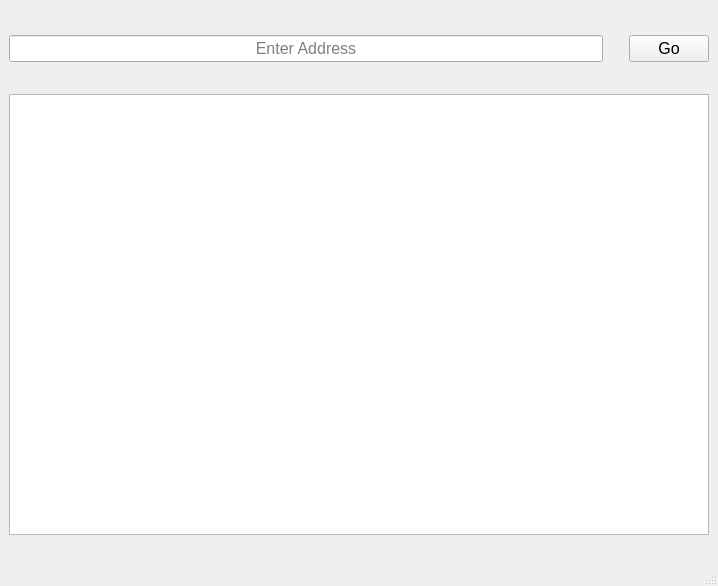
<?xml version="1.0" encoding="UTF-8"?>
<ui version="4.0">
 <class>MainWindow</class>
 <widget class="QMainWindow" name="MainWindow">
  <property name="geometry">
   <rect>
    <x>0</x>
    <y>0</y>
    <width>718</width>
    <height>586</height>
   </rect>
  </property>
  <property name="windowTitle">
   <string>Simple Browser</string>
  </property>
  <widget class="QWidget" name="centralwidget">
   <layout class="QVBoxLayout" name="verticalLayout">
    <item>
     <spacer name="horizontalSpacer_2">
      <property name="orientation">
       <enum>Qt::Horizontal</enum>
      </property>
      <property name="sizeHint" stdset="0">
       <size>
        <width>40</width>
        <height>20</height>
       </size>
      </property>
     </spacer>
    </item>
    <item>
     <layout class="QHBoxLayout" name="horizontalLayout">
      <item>
       <widget class="QLineEdit" name="addressInput">
        <property name="font">
         <font>
          <pointsize>12</pointsize>
         </font>
        </property>
        <property name="inputMask">
         <string/>
        </property>
        <property name="text">
         <string/>
        </property>
        <property name="alignment">
         <set>Qt::AlignCenter</set>
        </property>
        <property name="placeholderText">
         <string>Enter Address</string>
        </property>
       </widget>
      </item>
      <item>
       <spacer name="verticalSpacer">
        <property name="orientation">
         <enum>Qt::Vertical</enum>
        </property>
        <property name="sizeType">
         <enum>QSizePolicy::Minimum</enum>
        </property>
        <property name="sizeHint" stdset="0">
         <size>
          <width>20</width>
          <height>39</height>
         </size>
        </property>
       </spacer>
      </item>
      <item>
       <widget class="QPushButton" name="goBtn">
        <property name="font">
         <font>
          <pointsize>12</pointsize>
         </font>
        </property>
        <property name="text">
         <string>Go</string>
        </property>
       </widget>
      </item>
     </layout>
    </item>
    <item>
     <spacer name="horizontalSpacer">
      <property name="orientation">
       <enum>Qt::Horizontal</enum>
      </property>
      <property name="sizeHint" stdset="0">
       <size>
        <width>40</width>
        <height>20</height>
       </size>
      </property>
     </spacer>
    </item>
    <item>
     <widget class="QTextBrowser" name="mainBrowser">
      <property name="font">
       <font>
        <pointsize>12</pointsize>
       </font>
      </property>
     </widget>
    </item>
    <item>
     <spacer name="horizontalSpacer_3">
      <property name="orientation">
       <enum>Qt::Horizontal</enum>
      </property>
      <property name="sizeHint" stdset="0">
       <size>
        <width>40</width>
        <height>20</height>
       </size>
      </property>
     </spacer>
    </item>
   </layout>
  </widget>
  <widget class="QMenuBar" name="menubar">
   <property name="geometry">
    <rect>
     <x>0</x>
     <y>0</y>
     <width>718</width>
     <height>27</height>
    </rect>
   </property>
  </widget>
  <widget class="QStatusBar" name="statusbar"/>
 </widget>
 <resources/>
 <connections/>
</ui>
